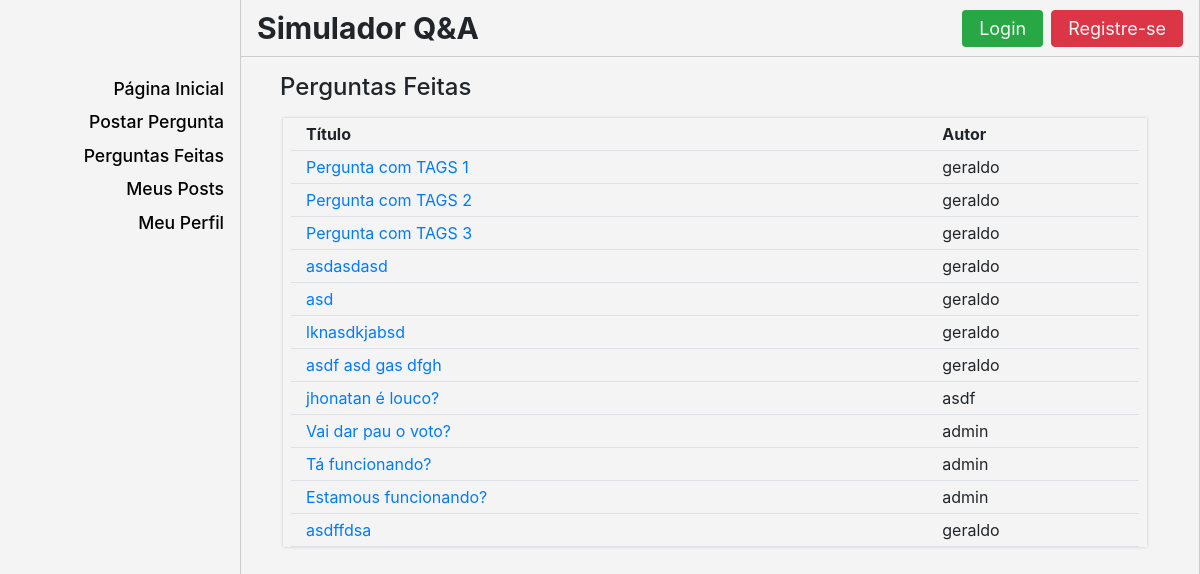
Before: /listar_perguntas with the older database file.
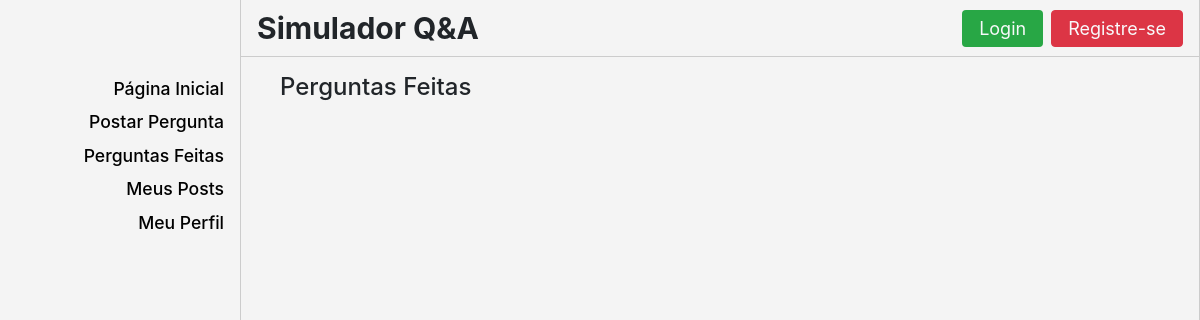
After: the same page with the newer database file.
### qa/models.py (models this page shows, shortened)
class Pergunta(models.Model):
    usuario = models.CharField(max_length=100, default='usuario default')
    titulo = models.CharField(max_length=100, blank=True)
    texto = models.TextField(max_length=1000, default='texto default')
    tags = models.TextField(null=True)
    votos = models.IntegerField(default=0)

### qa/views.py (the view)
# urls.py: path('listar_perguntas', views.listar_perguntas, name='listar_perguntas'),
def listar_perguntas(request):
    usuario = request.user.get_username()
    perguntas = Pergunta.objects.all()
    context = {'perguntas': perguntas, 'usuario':usuario}
    return render(request, 'qa/lista_perguntas.html', context)

### qa/templates/qa/lista_perguntas.html
{% extends 'qa/template.html' %}
{% block content %}
	<div class='container-fluid ml-4 mt-3'>
		<h4>Perguntas Feitas</h4>
		{% if perguntas %}
			<div class='row ml-0 py-2' style="height:auto; max-height:80vh; overflow-y: auto">
				<div class='col-11 px-2' style='box-shadow: 0px 0px 3px 0.2px #aaaaaa; margin-left: 3px'>
					<div class='row mx-0 py-1 border-bottom'>
						<div class="col-9 font-weight-bold">Título</div>
						<div class="col-3 font-weight-bold">Autor</div>
					</div>
					{% for pergunta in perguntas %}
					<div class="row mx-0 border-bottom py-1">
						<div class="col-9"><a href='/selecionar_pergunta/{{pergunta.id}}'>{{pergunta.titulo}}</a></div>
						<div class="col-3">{{pergunta.usuario}}</div>
					</div>
					{% endfor %}
				</div>
			</div>
		{% endif %}
	</div>
{% endblock %}

### qa/templates/qa/template.html (shortened to what this page needs)
<!DOCTYPE html>
{% load static %}
<html lang="en">
<head>
  <link href="{% static 'css/sidebar.css' %}" rel="stylesheet">
  <link href="{% static 'css/alerts.css' %}" rel="stylesheet">
  <link rel="stylesheet" href="{% static 'css/css_geral.css' %}">
  <link rel="stylesheet" href="https://maxcdn.bootstrapcdn.com/bootstrap/4.0.0/css/bootstrap.min.css">
</head>
<body class='bg-page body-style'>
  <div class="d-flex bg-page" id="wrapper">
    <div class="bg-page border-right" id="sidebar-wrapper" style="border-color:#ccc !important;">
      <div class="sidebar-heading text-center py-0 text-light" style="height:56px; font-weight:bold; font-size: 24px">
      </div>
      <div class="list-group list-group-flush mt-3">
        <a href="/home" class="list-group-item list-group-item-action bg-page font-menu border-0 py-1 pr-3">Página Inicial</a>
        <a href="/postar_pergunta" class="list-group-item list-group-item-action bg-page font-menu border-0 py-1 pr-3">Postar Pergunta</a>
        <a href="/listar_perguntas" class="list-group-item list-group-item-action bg-page font-menu border-0 py-1 pr-3">Perguntas Feitas</a>
        <a href='/meus_posts' class='list-group-item list-group-item-action bg-page font-menu border-0 py-1 pr-3'>Meus Posts</a>
        <a href='/meu_perfil' class='list-group-item list-group-item-action bg-page font-menu border-0 py-1 pr-3'>Meu Perfil</a>
      </div>
    </div>
    <div id="page-content-wrapper" class='border-right' style='border-color: #ccc !important'>
      <nav class="navbar navbar-expand-lg navbar-light bg-page border-bottom" style="height: 57px; border-color:#ccc !important;">
        <a href='/home' style="font-size:30px; font-weight:bold" class='nolink'>Simulador Q&A</a>
        {% if usuario %}
          <div class="collapse navbar-collapse" id="navbarSupportedContent">
            <ul class="navbar-nav ml-auto mt-2 mt-lg-0">
              <li class="nav-item dropdown">
                <a class="nav-link dropdown-toggle text-dark" href="#" id="navbarDropdown" role="button" data-toggle="dropdown" aria-haspopup="true" aria-expanded="false">
                    {{usuario}}
                </a>
                <div class="dropdown-menu dropdown-menu-right" aria-labelledby="navbarDropdown">
                  <a class="dropdown-item" href="/logout_usuario">Logout</a>
                </div>
              </li>
            </ul>
          </div>
        {% else %}
          <div class="collapse navbar-collapse" id="navbarSupportedContent">
            <ul class="navbar-nav ml-auto mt-2 mt-lg-0">
              <li class="nav-item mr-1">
                <a class="nav-link btn bg-success text-light px-3 py-1" href="/login_usuario" aria-haspopup="true" aria-expanded="false">
                    <span style='font-size:18px'>
                        Login
                    </span>
                </a>
              </li>
              <li class='nav-item ml-1'>
                <a class="nav-link btn btn-danger text-light px-3 py-1" href="/registrar_usuario" aria-haspopup="true" aria-expanded="false">
                  <span style='font-size:18px'>
                    Registre-se
                  </span>
                </a>
              </li>
            </ul>
          </div>
        {% endif %}
      </nav>
        {% block content %}
		    {% endblock %}
    </div>
  </div>
</body>
</html>

### qa/static/css/sidebar.css (style rules this page uses)
body { overflow-x: hidden; }
#sidebar-wrapper { min-height: 100vh; margin-left: -15rem; -webkit-transition: margin .25s ease-out; -moz-transition: margin .25s ease-out; -o-transition: margin .25s ease-out; transition: margin .25s ease-out; }
#sidebar-wrapper .sidebar-heading { padding: 0.875rem 1rem; font-size: 1.2rem; font-weight: bold; }
#sidebar-wrapper .list-group { width: 15rem; }
#page-content-wrapper { min-width: 100vw; }
@media (min-width: 768px) { #sidebar-wrapper { margin-left: 0; } }
@media (min-width: 768px) { #page-content-wrapper { min-width: 0; width: 100%; } }

### qa/static/css/css_geral.css (style rules this page uses)
.bg-page { background-color: #f4f4f4 !important; }
.font-menu { color: #000 !important; font-size: 1.1rem; text-align: right!important; font-weight: 550; }

### qa/templates/qa/template.html (style rules this page uses)
.nolink,.nolink:link,.nolink:visited,.nolink:hover,.nolink:focus,.nolink:active { color: inherit; text-decoration: none; }

Changed rows visible on the page:
removed Pergunta: titulo "Pergunta com TAGS 1", usuario "geraldo"
removed Pergunta: titulo "Pergunta com TAGS 2", usuario "geraldo"
removed Pergunta: titulo "Pergunta com TAGS 3", usuario "geraldo"
removed Pergunta: titulo "asdasdasd", usuario "geraldo"
removed Pergunta: titulo "asd", usuario "geraldo"
removed Pergunta: titulo "lknasdkjabsd", usuario "geraldo"
removed Pergunta: titulo "asdf asd gas dfgh", usuario "geraldo"
removed Pergunta: titulo "jhonatan é louco?", usuario "asdf"
removed Pergunta: titulo "Vai dar pau o voto?", usuario "admin"
removed Pergunta: titulo "Tá funcionando?", usuario "admin"
removed Pergunta: titulo "Estamous funcionando?", usuario "admin"
removed Pergunta: titulo "asdffdsa", usuario "geraldo"
Other visible differences:
text no longer shown: "Título Autor"
